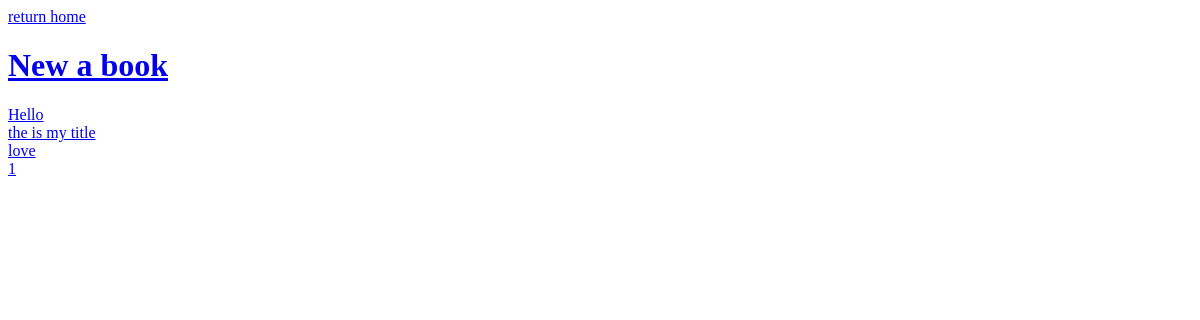
/home, run on an earlier commit of the app's database.
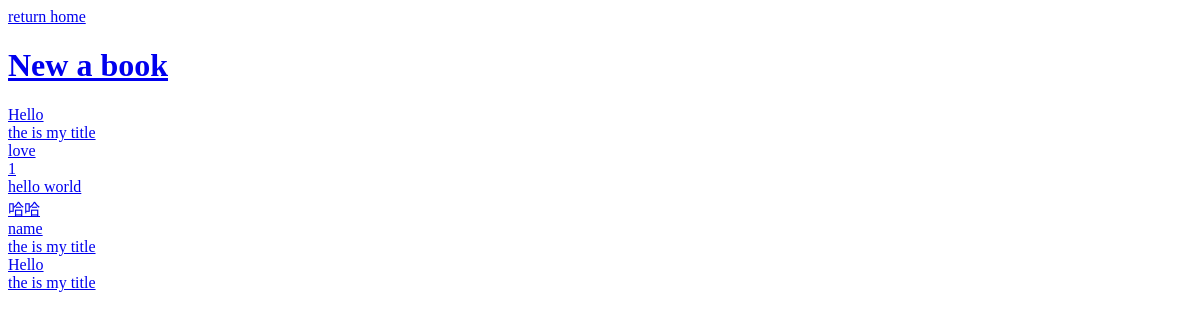
And on a later commit of the database.
### index/models.py (models this page shows, shortened)
class date(models.Model):
    title = models.CharField(max_length = 32,default = 'Title')
    content = models.TextField(null=True)
    pub_time = models.DateTimeField(null=True)

### index/views.py (the view)
# urls.py: url(r'^home$',app.date, name ='date'),
def date(request):  #请求
	acts = models.date.objects.all() #获取数据库，返回一张表单
	return render(request,'homepage.html',{'acts': acts})#返回一个页面，链接acts 键值获取里面表单

### index/templates/homepage.html (shortened to what this page needs)
<!DOCTYPE html>
<html>
<head>
</head>
<body>
<div>
	<a href="{% url 'retuen_home' %}"> return home </a>
</div>
<h1>
	<a href="{% url 'edit_page' 0 %}">New a book </a>
</h1>
{% for act in acts %}
	<a href="{% url 'date_page' act.id %}">{{act.title}}</a>
	<br/>
{% endfor%}
</body>
</html>

What changed in the data, as far as the page shows it:
added date: title "hello world"
added date: title "哈哈"
added date: title "name"
added date: title "the is my title"
added date: title "Hello"
added date: title "the is my title"
